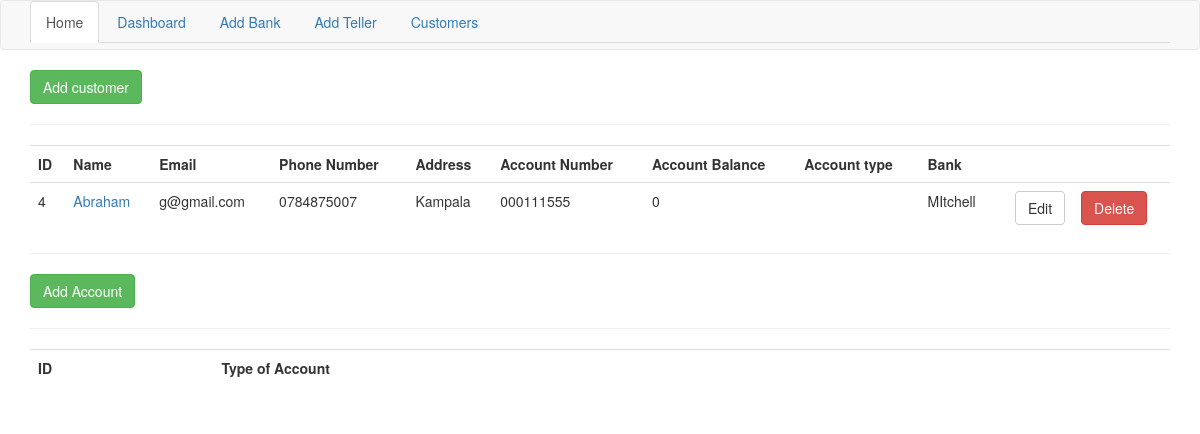
Page /customers on the committed database.
### tables this page shows
CREATE TABLE customers(
id INTEGER PRIMARY KEY AUTOINCREMENT,
name TEXT NOT NULL,
email TEXT NOT NULL,
phon_num TEXT NOT NULL,
address TEXT NOT NULL,
acct_num TEXT NOT NULL UNIQUE,
amount INTEGER,
acct_type TEXT,
bank_id TEXT,
FOREIGN KEY(acct_type) REFERENCES accounts(acct_type),
FOREIGN KEY(bank_id) REFERENCES banks(name)
);

### init.py (the view)
@app.route('/customers')
def customers():
    conn = connect(())
    customs = conn.execute("SELECT * FROM customers").fetchall()
    accounts = conn.execute("SELECT * FROM accounts").fetchall()
    if customs or accounts:
        return render_template('customers.html', customs=customs, accounts=accounts)
    else:
        msg = 'No customers or accounts found, pliz create'
        return render_template('customers.html', msg=msg)
    conn.commit()
    conn.close()

### init.py (called while the page is built)
def connect(self):
    return sqlite3.connect('banksys.db')

### templates/customers.html (shortened to what this page needs)
{% extends 'layout.html' %}
{% block body %}
  <a class="btn btn-success" href="/create_customer">Add customer</a>
    <hr>
    <table class="table table-stripped">
        <tr>
            <th>ID</th>
            <th>Name</th>
            <th>Email</th>
            <th>Phone Number</th>
            <th>Address</th>
            <th>Account Number</th>
            <th>Account Balance</th>
            <th>Account type</th>
            <th>Bank</th>
            <th></th>
            <th></th>
        </tr>
        {% for custom in customs %}
            <tr>
                <td>{{custom[0]}}</td>
                <td><a href="/customer_self/{{custom[0]}}">{{custom[1]}}</a></td>
                <td>{{custom[2]}}</td>
                <td>{{custom[3]}}</td>
                <td>{{custom[4]}}</td>
                <td>{{custom[5]}}</td>
                <td>{{custom[6]}}</td>
                <td>{{custom[7]}}</td>
                <td>{{custom[8]}}</td>
                <td><a class="btn btn-default pull-right" href="/edit_customer/{{custom[0]}}">Edit</a></td>
                <td>
                    <form method="POST" action="{{url_for('delete_customer', id=custom[0])}}">
                        <input type="submit" value="Delete" class="btn btn-danger">
                    </form>
                </td>
            </tr>
        {% endfor %}
        </table>
    <hr>
    <a href="/create_account" class="btn btn-success">Add Account</a>
    <hr>
    <table class="table table-stripped">
        <tr>
            <th>ID</th>
            <th>Type of Account</th>
            <th></th>
            <th></th>
        </tr>
    </table>
{% endblock %}

### rows in the picture
customers: id "4", name "Abraham", email "g@gmail.com", phon_num "0784875007", address "Kampala", acct_num "000111555", amount "0", bank "MItchell"
